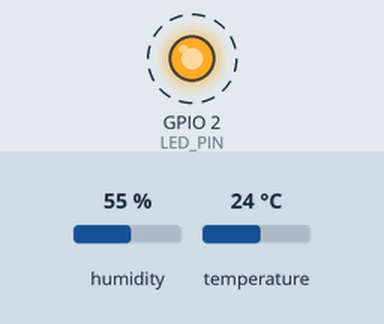
Recording of a sketch running on a simulated ESP32. Parts: output pins drawn as LEDs (lit = HIGH). Dashed ring = blinking. The test bench sets the inputs (shaded band); at power-on: humidity 55 %, temperature 24 °C. WiFi joins after 1.5 s; servers stay silent unless stated; no MQTT or app messages arrive unless stated; what the sketch prints to the serial monitor is not drawn. At 3.8 s the program puts the board to deep sleep or switches it off; the recording ends there.

Above: at 0.15 s.
Timing chart, 0 to 2.4 s (numbered marks = the images above):
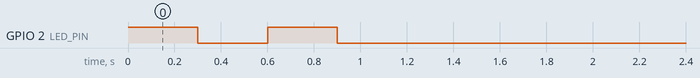

The sketch:

ESP32_FirmWare_SLEEPMODE.ino
```cpp
#include <WiFi.h>
#include <PubSubClient.h>
#include <DHT.h>
#include "esp_sleep.h"

// Wifi Credentials
const char* ssid = "Your_WiFi_SSID";
const char* password = "Your_Wifi_Password";

// MQTT Broker details
const char* mqttServer = "broker.hivemq.com";  // Example broker
const int mqttPort = 1883;
const char* mqtt_User = "your_mqtt_username";
const char* mqtt_password = "Your_password";

// Pins
#define DHTPIN 4
#define DHTTYPE DHT11
#define LED_PIN 2

WiFiClient espClient;
PubSubClient client(espClient);
DHT dht(DHTPIN, DHTTYPE);

// Sleep time (in Microseconds) - Wake up every 5 minutes (300 secs)
#define SLEEP_TIME 300e6

void setup() {
  Serial.begin(115200);
  pinMode(LED_PIN, OUTPUT);

  // Blink LED Twice on Startup
  for (int i = 0; i < 2; i++) {
    digitalWrite(LED_PIN, HIGH);
    delay(300);
    digitalWrite(LED_PIN, LOW);
    delay(300);
  }

  // Read sensor data
  dht.begin();
  float temperature = dht.readTemperature();
  float humidity = dht.readHumidity();

  if (isnan(temperature) || isnan(humidity)) {
    Serial.println("Failed to read from DHT sensor!");
  } else {
      Serial.print("Temperature: ");
      Serial.print(temperature);
      Serial.print("C, Humidity: ");
      Serial.print(humidity);
      Serial.print("%");

      // Connect to WiFi
      WiFi.begin(ssid, password);
      Serial.print("Connecting to Wi-Fi");
      while (WiFi.status() != WL_CONNECTED) {
        Serial.print(".");
        delay(500);
      }
      Serial.println("\nWiFi Connected");

      // Connect to MQTT Broker
      client.setServer(mqttServer, mqttPort);
      if (connectToMQTT()) {
        client.publish("sensor/temperature", String(temperature).c_str());
        client.publish("sensor/humidity", String(humidity).c_str());
      }
  }
  Serial.println("Entering Deep Sleep Mode...");
  delay(1000); // Short delay before sleeping

  // Enter deep sleep mode
  esp_sleep_enable_timer_wakeup(SLEEP_TIME);
  esp_deep_sleep_start();
}

void loop() {
  // The device will never reach this since it goes into deep sleep
}

bool connectToMQTT() {
  Serial.print("Connecting to MQTT...");
  if (client.connect("ESP32_Client", mqtt_User, mqtt_password)) {
    Serial.println("Connected to MQTT broker");
    return true;
  } else {
    Serial.print("Failed, rc=");
    Serial.print(client.state());
    Serial.println(" Retrying...");
    return false;
  }
}
```

Measured:
- by itself, GPIO 2 (LED_PIN): alternates HIGH for 0.30 s and LOW for 0.30 s, 4 changes in all, then stays LOW
